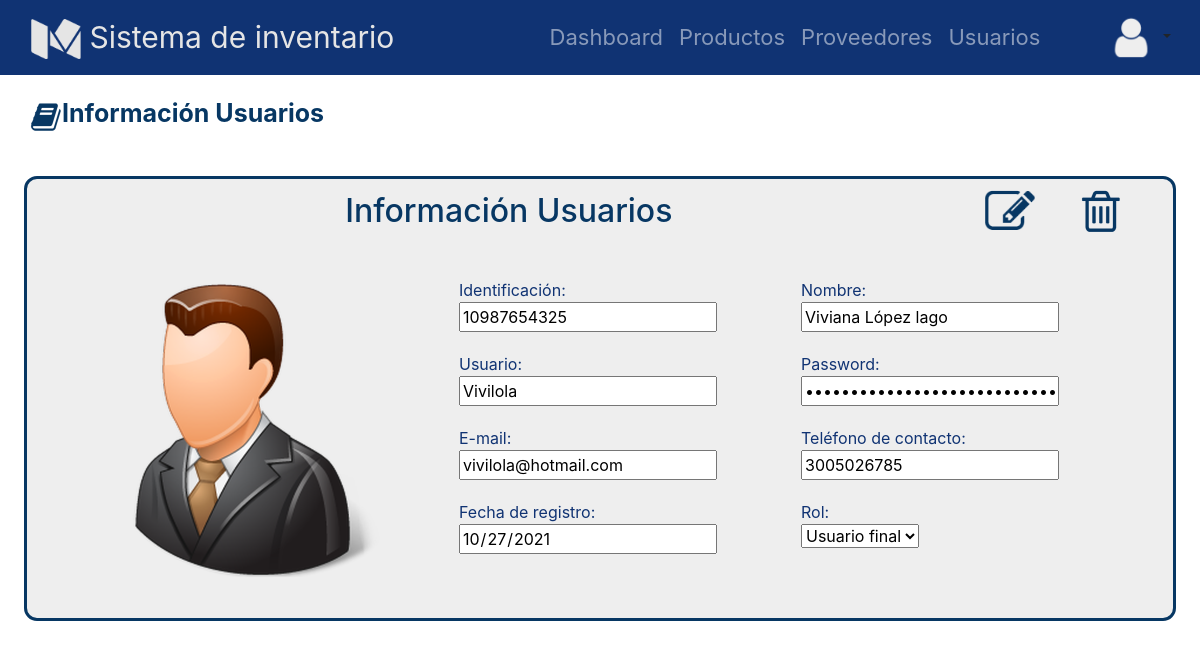
Before: /usuarios/informacion/10987654325 with the older database file.
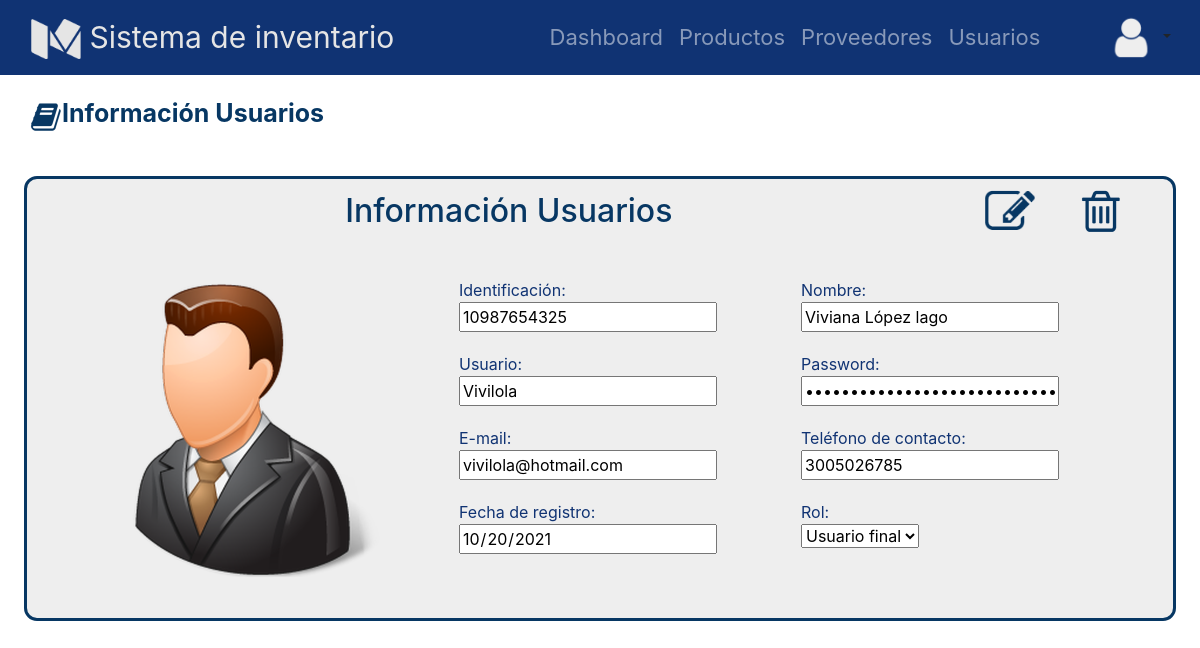
After: the same page with the newer database file.
### tables this page shows
CREATE TABLE usuario (identif_usua INTEGER NOT NULL UNIQUE, nom_usua VARCHAR (25) NOT NULL UNIQUE, usuari_usua VARCHAR NOT NULL UNIQUE, passw_usua VARCHAR NOT NULL, email_usua VARCHAR NOT NULL UNIQUE, img_usua VARCHAR, fecha_ingreso_usua DATETIME DEFAULT CURRENT_TIMESTAMP NOT NULL, rol_usua VARCHAR (30) NOT NULL, tel_usua INTEGER, id_bodg INTEGER, PRIMARY KEY (identif_usua), FOREIGN KEY (id_bodg) REFERENCES bodega (id_bodega));

### app.py (the view)
@app.route("/usuarios/informacion/<int:id>", methods=["GET"])
def info_usuario_vista(id):
    usuario=get_one_usuario(id)
    submenu="Información"
    menu="Usuarios"
    return render_template('formularioProUser.html', submenu=submenu, menu=menu, tabla=usuario)

### database/database_controller.py (called while the page is built)
def get_one_usuario(id):
    db = get_db()
    cursor = db.cursor()
    statement= "SELECT identif_usua,nom_usua, usuari_usua, passw_usua, email_usua, img_usua, fecha_ingreso_usua, rol_usua, tel_usua FROM usuario WHERE identif_usua=?;"
    cursor.execute(statement,[id])
    return cursor.fetchone()

### database/db.py (called while the page is built)
def get_db():
    try:
        if 'db' not in g:
            g.db = sqlite3.connect('database/inventario.db')
        return g.db
    except Error:
        print("Error en la base de datos: " + Error)

### templates/formularioProUser.html (shortened to what the changed rows need)
{% extends "base.html" %}
{% block css %}
<link rel="stylesheet" href="{{ url_for('static', filename='css/normalize.min.css') }}">
<link rel="stylesheet" href="https://cdn.jsdelivr.net/npm/bootstrap@4.5.3/dist/css/bootstrap.min.css">
<link rel="stylesheet" href="{{ url_for('static', filename='css/estiloproducto.css') }}">
{% endblock %}
{% block content %}
<section >
    <div class="presentacion">
        <div class="container">
            <div class="row m-sm-2" id="contenedor_titulo">
                <div class="col-10">
                     <h2>{{submenu}} {{menu}}</h2>
                 </div>
            </div>
        </div>
        <div class="foto-formulario">
            {%if submenu == 'Editar'%}
            <div class="foto_producto">
                <div class="contenedor_img">
                    <div id="preview" class="imagen"><img src="/static/img/{{tabla[5]}}" alt=""></div>
                </div>
                <div class="input-group">
                    <input type="file" accept="image/*" form="formulario" name="img" class="" id="seleccionArchivos" aria-describedby="inputGroupFileAddon04" aria-label="Upload" onclick="previsualizar()">
                    <script src="/static/js/script.js"></script>
                </div>
            </div>
            <div class="formulario">
                <form action="/update-{{menu}}"  id="formulario" method="POST">
                    {%if menu=='Usuarios'%}
                    <div>
                        <p>
                            Identificación:
                        </p>
                        <input readonly value="{{tabla[0]}}" maxlength="10" minlength="7" name="content" type="number">
                    </div>
                    {%else%}
                    <div>
                        <p>
                            NIT:
                        </p>
                        <input readonly value="{{tabla[0]}}" name="id" autofocus type="number">
                    </div>
                    {%endif%}
                    <div>
                        <p for="">
                            Nombre:
                        </p>
                        <input value="{{tabla[1]}}" name="nombre" type="text" minlength="2">
                    </div>
                    {%if menu=='Usuarios'%}
                    <div>
                        <p for="">
                            Usuario:
                        </p>
                        <input readonly  value="{{tabla[2]}}" name="usuario" id="contra" type="text" onsubmit="validar_contraseña()">
                    </div>
                    {%else%}
                    <div>
                        <p for="">
                            e-mail:
                        </p>
                        <input value="{{tabla[3]}}" name="email" type="email">
                    </div>
                    {%endif%}
                    {%if menu=='Usuarios'%}
                    <div>
                        <p for="">
                            Contraseña:
                        </p>
                        <input value="{{tabla[3]}}" name="password" type="password" id="password">
                    </div>
                    {%else%}
                    <div>
                        <p for="">
                            Teléfono de contacto:
                        </p>
                        <input value="{{tabla[8]}}" name="telefono" type="number" min="3000000000" max="3600000000">
                    </div>
                    {%endif%}
                    {%if menu=='Usuarios'%}
                    <div>
                        <p for="">
                            E-mail:
                        </p>
                        <input value="{{tabla[4]}}" name="email" type="email">
                    </div>
                    {%else%}
                    <div>
                        <p for="">
                            Ciudad:
                        </p>
                        <input value="{{tabla[4]}}" name="ciudad" type="text">
                    </div>
                    {%endif%}
                    {%if menu=='Usuarios'%}
                    <div>
                        <p for="">
                            Teléfono de contacto:
                        </p>
                        <input value="{{tabla[8]}}" name="telefono" type="number" min="3000000000" max="3600000000">
                    </div>
                    {%else%}
                    <div>
                        <p for="">
                            Dirección:
                        </p>
                        <input value="{{tabla[2]}}" name="direccion" type="text" min="">
                    </div>
                    {%endif%}
                    <div>
                        <p for="">
                            Fecha de registro:
                        </p>
                        <input value="{{tabla[6]}}" type="date" name="fregistro" placeholder="dd/mm/aaaa" required>
                    </div>
                    {%if menu!='Usuarios'%}
                    <div>
                        <p for="">
                            Descripción:
                        </p>
                        <input value="{{tabla[7]}}" name="descripcion" type="text">
                    </div>
                    <div>
                    {%endif%}
                    {% if menu=='Usuarios' %}
                    <div>
                        <p for="">
                            Rol:
                        </p>
                        <select name="rol">
                            {%if tabla[7]=='1'%}
                            <option value="1">Usuario final</option>
                            <option value="2">Administrador</option>
                            <option value="3">Super administrador</option>
                            {%elif tabla[7]=='2'%}
                            <option value="2">Administrador</option>
                            <option value="1">Usuario final</option>
                            <option value="3">Super administrador</option>
                            {%else%}
                            <option value="3">Super administrador</option>
                            <option value="1">Usuario final</option>
                            <option value="2">Administrador</option>
                            {%endif%}
                        </select>
                    </div>
                    {% endif %}
                </form>
            </div>
            {%elif submenu =='Información'%}
            <div class="foto_producto">
                <img src='/static/img/{{tabla[5]}}'/>
            </div>
            <div class="formulario">
                <form action="" method="GET">
                    {%if menu=='Usuarios'%}
                    <div>
                        <p>
                            Identificación:
                        </p>
                        <input readonly value="{{tabla[0]}}" maxlength="10" minlength="7" name="content" type="number">
                    </div>
                    {%endif%}
                    <div>
                        <p for="">
                            Nombre:
                        </p>
                        <input readonly value="{{tabla[1]}}" name="nombre" type="text" minlength="2">
                    </div>
                    {%if menu=='Usuarios'%}
                    <div>
                        <p for="">
                            Usuario:
                        </p>
                        <input readonly value="{{tabla[2]}}" name="usuario" id="contra" type="text" onsubmit="validar_contraseña()">
                    </div>
                    {%endif%}
                    {%if menu=='Usuarios'%}
                    <div>
                        <p for="">
                            Password:
                        </p>
                        <input readonly value="{{tabla[3]}}" name="password" type="password">
                    </div>
                    {%endif%}
                    {%if menu=='Usuarios'%}
                    <div>
                        <p for="">
                            E-mail:
                        </p>
                        <input readonly value="{{tabla[4]}}" name="email" type="email">
                    </div>
                    {%endif%}
                    {%if menu=='Usuarios'%}
                    <div>
                        <p for="">
                            Teléfono de contacto:
                        </p>
                        <input readonly value="{{tabla[8]}}" name="telefono" type="number" min="3000000000" max="3600000000">
                    </div>
                    {%endif%}
                    <div>
                        <p for="">
                            Fecha de registro:
                        </p>
                        <input readonly value="{{tabla[6]}}" type="date" name="fregistro" placeholder="dd/mm/aaaa" required>
                    </div>
                    {% if menu=='Usuarios' %}
                    <div>
                        <p for="">
                            Rol:
                        </p>
                        <select  name="rol">
                            {%if tabla[7]=='1'%}
                            <option value="1">Usuario final</option>
                            {%elif tabla[7]=='2'%}
                            <option value="2">Administrador</option>
                            {%else%}
                            <option value="3">Super administrador</option>
                            {%endif%}
                    </div>
                    {% endif %}
                </form>
            </div>
            {%endif%}
        </div>
    </div>
</section>
{% endblock %}

Changed rows visible on the page:
changed usuario "Viviana López lago": fregistro "10/27/2021" → "10/20/2021"
